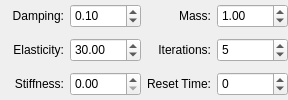
        <widget class="QWidget" name="propertiesWidget" native="true">
         <layout class="QGridLayout" name="gridLayout_4">
          <property name="leftMargin">
           <number>0</number>
          </property>
          <property name="topMargin">
           <number>0</number>
          </property>
          <property name="rightMargin">
           <number>0</number>
          </property>
          <property name="bottomMargin">
           <number>0</number>
          </property>
          <item row="0" column="0">
           <widget class="QWidget" name="dampingWidget" native="true">
            <property name="sizePolicy">
             <sizepolicy hsizetype="Expanding" vsizetype="Fixed">
              <horstretch>0</horstretch>
              <verstretch>0</verstretch>
             </sizepolicy>
            </property>
            <property name="minimumSize">
             <size>
              <width>0</width>
              <height>24</height>
             </size>
            </property>
            <property name="maximumSize">
             <size>
              <width>16777215</width>
              <height>24</height>
             </size>
            </property>
            <property name="toolTip">
             <string>Attenuated speed. The larger the value, the harder it is to accelerate.</string>
            </property>
            <layout class="QHBoxLayout" name="horizontalLayout_6">
             <property name="leftMargin">
              <number>0</number>
             </property>
             <property name="topMargin">
              <number>0</number>
             </property>
             <property name="rightMargin">
              <number>0</number>
             </property>
             <property name="bottomMargin">
              <number>0</number>
             </property>
             <item>
              <widget class="QLabel" name="dampingLabel">
               <property name="sizePolicy">
                <sizepolicy hsizetype="Fixed" vsizetype="Preferred">
                 <horstretch>0</horstretch>
                 <verstretch>0</verstretch>
                </sizepolicy>
               </property>
               <property name="minimumSize">
                <size>
                 <width>64</width>
                 <height>0</height>
                </size>
               </property>
               <property name="maximumSize">
                <size>
                 <width>64</width>
                 <height>16777215</height>
                </size>
               </property>
               <property name="toolTip">
                <string/>
               </property>
               <property name="text">
                <string>Damping:</string>
               </property>
               <property name="alignment">
                <set>Qt::AlignRight|Qt::AlignTrailing|Qt::AlignVCenter</set>
               </property>
              </widget>
             </item>
             <item>
              <widget class="QDoubleSpinBox" name="dampingSpinBox">
               <property name="sizePolicy">
                <sizepolicy hsizetype="Expanding" vsizetype="Preferred">
                 <horstretch>0</horstretch>
                 <verstretch>0</verstretch>
                </sizepolicy>
               </property>
               <property name="whatsThis">
                <string>damping</string>
               </property>
               <property name="maximum">
                <double>1.000000000000000</double>
               </property>
               <property name="singleStep">
                <double>0.100000000000000</double>
               </property>
               <property name="value">
                <double>0.100000000000000</double>
               </property>
              </widget>
             </item>
            </layout>
           </widget>
          </item>
          <item row="1" column="0">
           <widget class="QWidget" name="elasticityWidget" native="true">
            <property name="sizePolicy">
             <sizepolicy hsizetype="Expanding" vsizetype="Fixed">
              <horstretch>0</horstretch>
              <verstretch>0</verstretch>
             </sizepolicy>
            </property>
            <property name="minimumSize">
             <size>
              <width>0</width>
              <height>24</height>
             </size>
            </property>
            <property name="maximumSize">
             <size>
              <width>16777215</width>
              <height>24</height>
             </size>
            </property>
            <property name="toolTip">
             <string>Force to return to the original pose.</string>
            </property>
            <layout class="QHBoxLayout" name="horizontalLayout_9">
             <property name="leftMargin">
              <number>0</number>
             </property>
             <property name="topMargin">
              <number>0</number>
             </property>
             <property name="rightMargin">
              <number>0</number>
             </property>
             <property name="bottomMargin">
              <number>0</number>
             </property>
             <item>
              <widget class="QLabel" name="elasticityLabel">
               <property name="sizePolicy">
                <sizepolicy hsizetype="Fixed" vsizetype="Preferred">
                 <horstretch>0</horstretch>
                 <verstretch>0</verstretch>
                </sizepolicy>
               </property>
               <property name="minimumSize">
                <size>
                 <width>64</width>
                 <height>0</height>
                </size>
               </property>
               <property name="maximumSize">
                <size>
                 <width>64</width>
                 <height>16777215</height>
                </size>
               </property>
               <property name="toolTip">
                <string/>
               </property>
               <property name="text">
                <string>Elasticity:</string>
               </property>
               <property name="alignment">
                <set>Qt::AlignRight|Qt::AlignTrailing|Qt::AlignVCenter</set>
               </property>
              </widget>
             </item>
             <item>
              <widget class="QDoubleSpinBox" name="elasticitySpinBox">
               <property name="sizePolicy">
                <sizepolicy hsizetype="Expanding" vsizetype="Preferred">
                 <horstretch>0</horstretch>
                 <verstretch>0</verstretch>
                </sizepolicy>
               </property>
               <property name="whatsThis">
                <string>elasticity</string>
               </property>
               <property name="maximum">
                <double>9999.000000000000000</double>
               </property>
               <property name="value">
                <double>30.000000000000000</double>
               </property>
              </widget>
             </item>
            </layout>
           </widget>
          </item>
          <item row="0" column="1">
           <widget class="QWidget" name="massWidget" native="true">
            <property name="sizePolicy">
             <sizepolicy hsizetype="Expanding" vsizetype="Fixed">
              <horstretch>0</horstretch>
              <verstretch>0</verstretch>
             </sizepolicy>
            </property>
            <property name="minimumSize">
             <size>
              <width>0</width>
              <height>24</height>
             </size>
            </property>
            <property name="maximumSize">
             <size>
              <width>16777215</width>
              <height>24</height>
             </size>
            </property>
            <property name="toolTip">
             <string>Affects the force to return to the original pose.</string>
            </property>
            <layout class="QHBoxLayout" name="horizontalLayout_8">
             <property name="leftMargin">
              <number>0</number>
             </property>
             <property name="topMargin">
              <number>0</number>
             </property>
             <property name="rightMargin">
              <number>0</number>
             </property>
             <property name="bottomMargin">
              <number>0</number>
             </property>
             <item>
              <widget class="QLabel" name="massLabel">
               <property name="sizePolicy">
                <sizepolicy hsizetype="Fixed" vsizetype="Preferred">
                 <horstretch>0</horstretch>
                 <verstretch>0</verstretch>
                </sizepolicy>
               </property>
               <property name="minimumSize">
                <size>
                 <width>64</width>
                 <height>0</height>
                </size>
               </property>
               <property name="maximumSize">
                <size>
                 <width>64</width>
                 <height>16777215</height>
                </size>
               </property>
               <property name="toolTip">
                <string/>
               </property>
               <property name="text">
                <string>Mass:</string>
               </property>
               <property name="alignment">
                <set>Qt::AlignRight|Qt::AlignTrailing|Qt::AlignVCenter</set>
               </property>
              </widget>
             </item>
             <item>
              <widget class="QDoubleSpinBox" name="massSpinBox">
               <property name="sizePolicy">
                <sizepolicy hsizetype="Expanding" vsizetype="Preferred">
                 <horstretch>0</horstretch>
                 <verstretch>0</verstretch>
                </sizepolicy>
               </property>
               <property name="whatsThis">
                <string>mass</string>
               </property>
               <property name="minimum">
                <double>0.010000000000000</double>
               </property>
               <property name="maximum">
                <double>9999.989999999999782</double>
               </property>
               <property name="value">
                <double>1.000000000000000</double>
               </property>
              </widget>
             </item>
            </layout>
           </widget>
          </item>
          <item row="1" column="1">
           <widget class="QWidget" name="iterationsWidget" native="true">
            <property name="sizePolicy">
             <sizepolicy hsizetype="Expanding" vsizetype="Fixed">
              <horstretch>0</horstretch>
              <verstretch>0</verstretch>
             </sizepolicy>
            </property>
            <property name="minimumSize">
             <size>
              <width>0</width>
              <height>24</height>
             </size>
            </property>
            <property name="maximumSize">
             <size>
              <width>16777215</width>
              <height>24</height>
             </size>
            </property>
            <property name="toolTip">
             <string>Higher values increase the accuracy of collisions. Recommended value is 3 to 5. 0 disables collisions.</string>
            </property>
            <layout class="QHBoxLayout" name="horizontalLayout_10">
             <property name="leftMargin">
              <number>0</number>
             </property>
             <property name="topMargin">
              <number>0</number>
             </property>
             <property name="rightMargin">
              <number>0</number>
             </property>
             <property name="bottomMargin">
              <number>0</number>
             </property>
             <item>
              <widget class="QLabel" name="iterationsLabel">
               <property name="sizePolicy">
                <sizepolicy hsizetype="Fixed" vsizetype="Preferred">
                 <horstretch>0</horstretch>
                 <verstretch>0</verstretch>
                </sizepolicy>
               </property>
               <property name="minimumSize">
                <size>
                 <width>64</width>
                 <height>0</height>
                </size>
               </property>
               <property name="maximumSize">
                <size>
                 <width>64</width>
                 <height>16777215</height>
                </size>
               </property>
               <property name="toolTip">
                <string/>
               </property>
               <property name="text">
                <string>Iterations:</string>
               </property>
               <property name="alignment">
                <set>Qt::AlignRight|Qt::AlignTrailing|Qt::AlignVCenter</set>
               </property>
              </widget>
             </item>
             <item>
              <widget class="QSpinBox" name="iterationsSpinBox">
               <property name="sizePolicy">
                <sizepolicy hsizetype="Expanding" vsizetype="Preferred">
                 <horstretch>0</horstretch>
                 <verstretch>0</verstretch>
                </sizepolicy>
               </property>
               <property name="whatsThis">
                <string>iterations</string>
               </property>
               <property name="maximum">
                <number>10</number>
               </property>
               <property name="value">
                <number>5</number>
               </property>
              </widget>
             </item>
            </layout>
           </widget>
          </item>
          <item row="2" column="0">
           <widget class="QWidget" name="stiffnessWidget" native="true">
            <property name="sizePolicy">
             <sizepolicy hsizetype="Expanding" vsizetype="Fixed">
              <horstretch>0</horstretch>
              <verstretch>0</verstretch>
             </sizepolicy>
            </property>
            <property name="minimumSize">
             <size>
              <width>0</width>
              <height>24</height>
             </size>
            </property>
            <property name="maximumSize">
             <size>
              <width>16777215</width>
              <height>24</height>
             </size>
            </property>
            <property name="toolTip">
             <string>Suppresses changes between frames. Setting to 1 will result in loss of motion.</string>
            </property>
            <layout class="QHBoxLayout" name="horizontalLayout_11">
             <property name="leftMargin">
              <number>0</number>
             </property>
             <property name="topMargin">
              <number>0</number>
             </property>
             <property name="rightMargin">
              <number>0</number>
             </property>
             <property name="bottomMargin">
              <number>0</number>
             </property>
             <item>
              <widget class="QLabel" name="stiffnessLabel">
               <property name="sizePolicy">
                <sizepolicy hsizetype="Fixed" vsizetype="Preferred">
                 <horstretch>0</horstretch>
                 <verstretch>0</verstretch>
                </sizepolicy>
               </property>
               <property name="minimumSize">
                <size>
                 <width>64</width>
                 <height>0</height>
                </size>
               </property>
               <property name="maximumSize">
                <size>
                 <width>64</width>
                 <height>16777215</height>
                </size>
               </property>
               <property name="toolTip">
                <string/>
               </property>
               <property name="text">
                <string>Stiffness:</string>
               </property>
               <property name="alignment">
                <set>Qt::AlignRight|Qt::AlignTrailing|Qt::AlignVCenter</set>
               </property>
              </widget>
             </item>
             <item>
              <widget class="QDoubleSpinBox" name="stiffnessSpinBox">
               <property name="sizePolicy">
                <sizepolicy hsizetype="Expanding" vsizetype="Preferred">
                 <horstretch>0</horstretch>
                 <verstretch>0</verstretch>
                </sizepolicy>
               </property>
               <property name="whatsThis">
                <string>stiffness</string>
               </property>
               <property name="maximum">
                <double>1.000000000000000</double>
               </property>
               <property name="singleStep">
                <double>0.100000000000000</double>
               </property>
              </widget>
             </item>
            </layout>
           </widget>
          </item>
          <item row="2" column="1">
           <widget class="QWidget" name="resetWidget" native="true">
            <property name="sizePolicy">
             <sizepolicy hsizetype="Expanding" vsizetype="Fixed">
              <horstretch>0</horstretch>
              <verstretch>0</verstretch>
             </sizepolicy>
            </property>
            <property name="minimumSize">
             <size>
              <width>0</width>
              <height>24</height>
             </size>
            </property>
            <property name="maximumSize">
             <size>
              <width>16777215</width>
              <height>24</height>
             </size>
            </property>
            <property name="toolTip">
             <string>Start frame of the simulation. Dynamic bones are disabled when the current frame is equal to or less than this value.</string>
            </property>
            <layout class="QHBoxLayout" name="horizontalLayout_12">
             <property name="leftMargin">
              <number>0</number>
             </property>
             <property name="topMargin">
              <number>0</number>
             </property>
             <property name="rightMargin">
              <number>0</number>
             </property>
             <property name="bottomMargin">
              <number>0</number>
             </property>
             <item>
              <widget class="QLabel" name="resetTimeLabel">
               <property name="sizePolicy">
                <sizepolicy hsizetype="Fixed" vsizetype="Preferred">
                 <horstretch>0</horstretch>
                 <verstretch>0</verstretch>
                </sizepolicy>
               </property>
               <property name="minimumSize">
                <size>
                 <width>64</width>
                 <height>0</height>
                </size>
               </property>
               <property name="maximumSize">
                <size>
                 <width>64</width>
                 <height>16777215</height>
                </size>
               </property>
               <property name="toolTip">
                <string/>
               </property>
               <property name="text">
                <string>Reset Time:</string>
               </property>
               <property name="alignment">
                <set>Qt::AlignRight|Qt::AlignTrailing|Qt::AlignVCenter</set>
               </property>
              </widget>
             </item>
             <item>
              <widget class="QTimeSpinBox" name="resetTimeSpinBox">
               <property name="sizePolicy">
                <sizepolicy hsizetype="Expanding" vsizetype="Preferred">
                 <horstretch>0</horstretch>
                 <verstretch>0</verstretch>
                </sizepolicy>
               </property>
               <property name="whatsThis">
                <string>resetTime</string>
               </property>
               <property name="minimum">
                <number>-9999</number>
               </property>
               <property name="maximum">
                <number>9999</number>
               </property>
              </widget>
             </item>
            </layout>
           </widget>
          </item>
         </layout>
        </widget>
